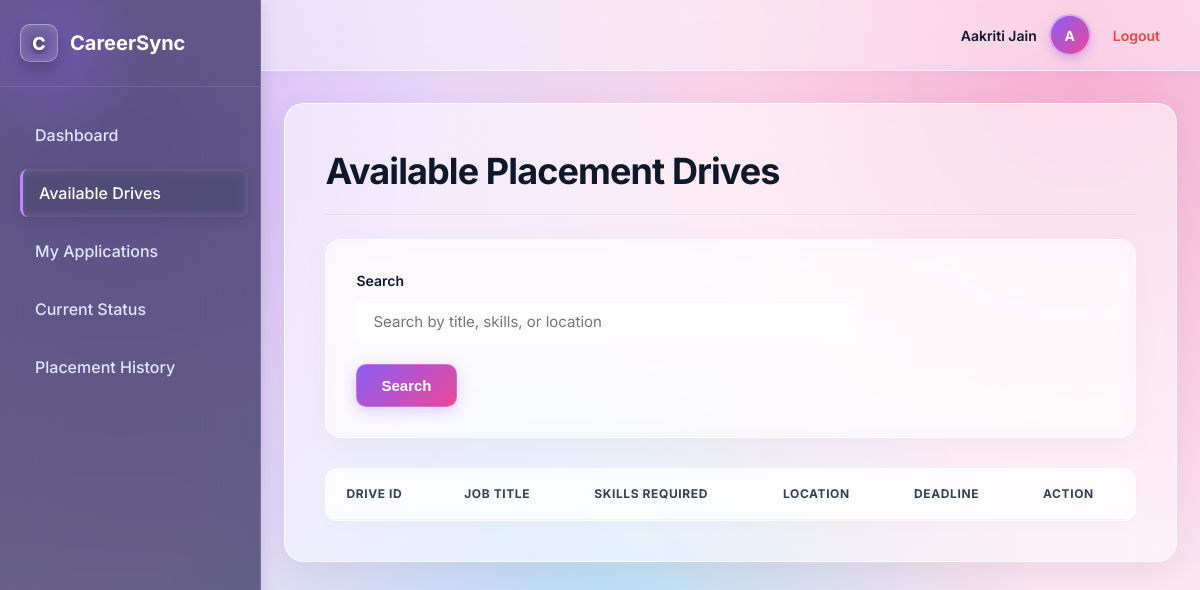
/student/drives (signed in), run on an earlier commit of the app's database.
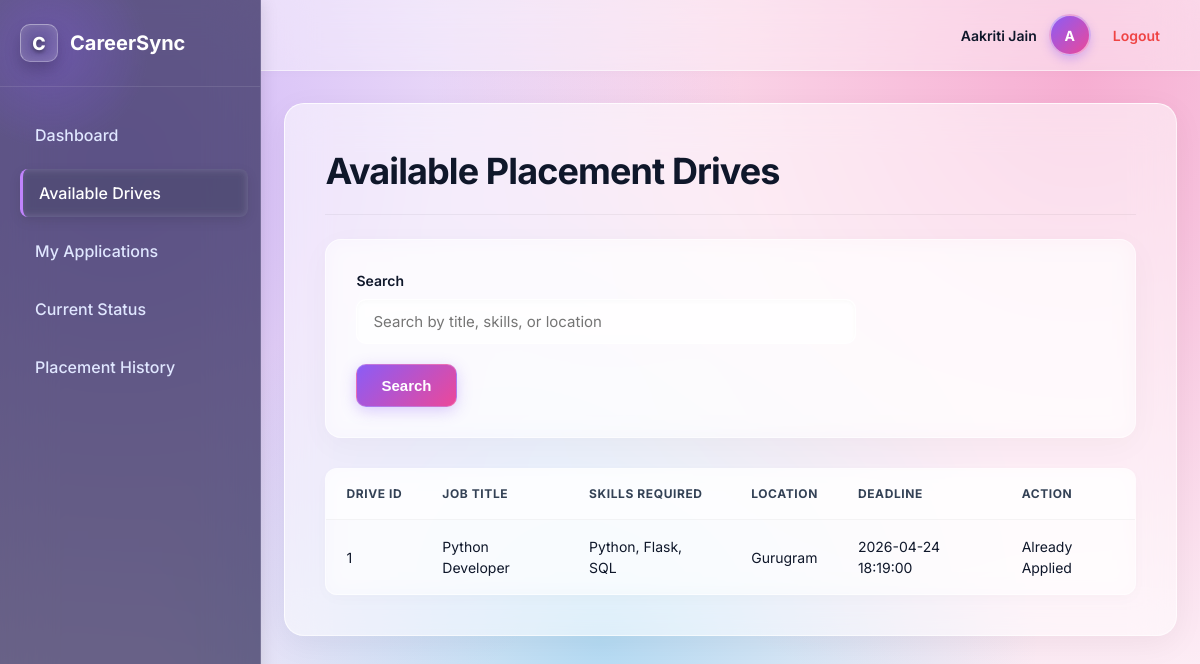
And on a later commit of the database.
### models.py (models this page shows)
class PlacementDrive(db.Model):
    id = db.Column(db.Integer, primary_key = True)
    company_id = db.Column(db.Integer, db.ForeignKey('company.id'), nullable=False)
    job_title = db.Column(db.String(100), nullable = False)
    job_description = db.Column(db.Text, nullable = False)
    skills_required = db.Column(db.String(100), nullable = False)
    package_range = db.Column(db.String(100))
    location = db.Column(db.String(100), nullable = False)
    application_deadline = db.Column(db.DateTime, nullable = False)
    status = db.Column(db.String(50), default = "Pending")
    created_at = db.Column(db.DateTime, default = datetime.now(UTC))
    applications = db.relationship('Application', backref = 'drive', lazy = True)
    eligibility_criteria = db.Column(db.String(100), nullable = False)

### app.py (the view)
@app.route("/student/drives")
def student_drives():
    if not student_logged_in():
        flash("Unauthorized access.")
        return redirect(url_for("login"))
    student_id = session["user_id"]
    search_query = request.args.get("search")
    current_time = datetime.now()
    if search_query:
        drives = PlacementDrive.query.filter(
           (PlacementDrive.status =="Approved")&
           (PlacementDrive.application_deadline >= current_time) &
        (
            PlacementDrive.job_title.ilike(f"%{search_query}%") |
            PlacementDrive.skills_required.ilike(f"%{search_query}%") |
            PlacementDrive.location.ilike(f"%{search_query}%")
        )
    ).all()
    else:
        drives = PlacementDrive.query.filter(
            (PlacementDrive.status =="Approved") &
            (PlacementDrive.application_deadline >= current_time)
        ).all()
    applications = Application.query.filter_by(student_id = student_id).all()
    applied_drive_ids = [application.drive_id for application in applications]
    return render_template("student_drives.html", drives = drives, applied_drive_ids = applied_drive_ids, current_time = current_time)

### app.py (called while the page is built)
def student_logged_in():
    return "user_id" in session and session.get("role") =="student"

### templates/student_drives.html (shortened to what this page needs)
{% extends "base.html" %}
{% block content %}
<h1>Available Placement Drives</h1>
<form method="GET">
    <label>Search</label>
    <input type="text" name="search" placeholder="Search by title, skills, or location">
    <button type="submit">Search</button>
</form>
<table>
    <tr>
        <th>Drive ID</th>
        <th>Job Title</th>
        <th>Skills Required</th>
        <th>Location</th>
        <th>Deadline</th>
        <th>Action</th>
    </tr>
    {% for drive in drives %}
    <tr>
        <td>{{ drive.id }}</td>
        <td>{{ drive.job_title }}</td>
        <td>{{ drive.skills_required }}</td>
        <td>{{ drive.location }}</td>
        <td>{{ drive.application_deadline }}</td>
        <td>
            {% if drive.id in applied_drive_ids %}
                Already Applied
            {% elif drive.application_deadline < current_time %}
                Expired
            {% else %}
                <a href="{{ url_for('apply_drive', drive_id = drive.id) }}">Apply</a>
            {% endif %}
        </td>
    </tr>
    {% endfor %}
</table>
{% endblock %}

### templates/base.html (shortened to what this page needs)
<!DOCTYPE html>
<html lang="en">
<head>
</head>
<body>
    <div class="app-layout">
        <aside class="sidebar">
            <div class="sidebar-header">
                <div class="logo-icon">C</div>
                CareerSync
            </div>
            <nav class="sidebar-nav">
                {% if session.get('role') == 'admin' %}
                <a href="{{ url_for('admin_dashboard') }}" class="{{ 'active' if request.endpoint == 'admin_dashboard' else '' }}">Dashboard</a>
                <a href="{{ url_for('admin_companies') }}" class="{{ 'active' if request.endpoint == 'admin_companies' else '' }}">Manage Companies</a>
                <a href="{{ url_for('admin_drives') }}" class="{{ 'active' if request.endpoint == 'admin_drives' else '' }}">Placement Drives</a>
                <a href="{{ url_for('admin_students') }}" class="{{ 'active' if request.endpoint == 'admin_students' else '' }}">Manage Students</a>
                <a href="{{ url_for('admin_applications') }}" class="{{ 'active' if request.endpoint == 'admin_applications' else '' }}">View Applications</a>
                <a href="{{ url_for('admin_placements') }}" class="{{ 'active' if request.endpoint == 'admin_placements' else '' }}">Placement History</a>
                <a href="{{ url_for('admin_change_password') }}" class="{{ 'active' if request.endpoint == 'admin_change_password' else '' }}">Change Password</a>
                {% elif session.get('role') == 'student' %}
                <a href="{{ url_for('student_dashboard') }}" class="{{ 'active' if request.endpoint == 'student_dashboard' else '' }}">Dashboard</a>
                <a href="{{ url_for('student_drives') }}" class="{{ 'active' if request.endpoint == 'student_drives' else '' }}">Available Drives</a>
                <a href="{{ url_for('student_applications') }}" class="{{ 'active' if request.endpoint == 'student_applications' else '' }}">My Applications</a>
                <a href="{{ url_for('student_status') }}" class="{{ 'active' if request.endpoint == 'student_status' else '' }}">Current Status</a>
                <a href="{{ url_for('student_history') }}" class="{{ 'active' if request.endpoint == 'student_history' else '' }}">Placement History</a>
                {% endif %}
            </nav>
        </aside>
        <div class="main-wrapper">
            <header class="topbar">
                <div class="user-profile">
                    {% if session.get('role') %}
                    <span>{{ session.get('user_name', session.get('role') | title) }}</span>
                    <div class="user-avatar">{{ session.get('user_name', session.get('role'))[0] | upper }}</div>
                    <a href="{{ url_for('logout') }}" style="color: #ef4444; margin-left: 10px;">Logout</a>
                    {% else %}
                    <span>Guest User</span>
                    <div class="user-avatar" style="background:#cbd5e1; color: #475569;">G</div>
                    {% endif %}
                </div>
            </header>
            <div class="container">
                {% block content %}{% endblock %}
            </div>
        </div>
    </div>
</body>
</html>

What changed in the data, as far as the page shows it:
now on this page (row edited): PlacementDrive: id "1", job_title "Python Developer", skills_required "Python, Flask, SQL", location "Gurugram", application_deadline "2026-04-24 18:19:00", shows "Already Applied"
